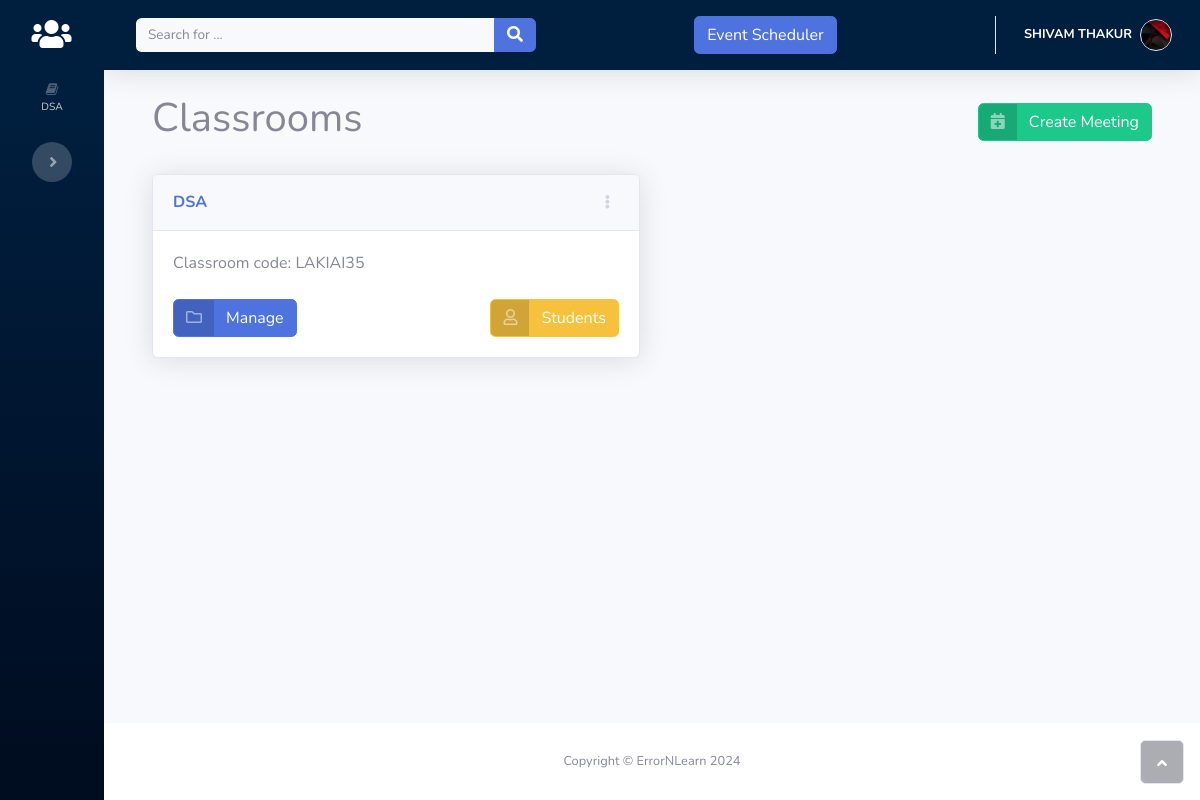
The page /teachers/ (signed in) on the database as committed earlier.
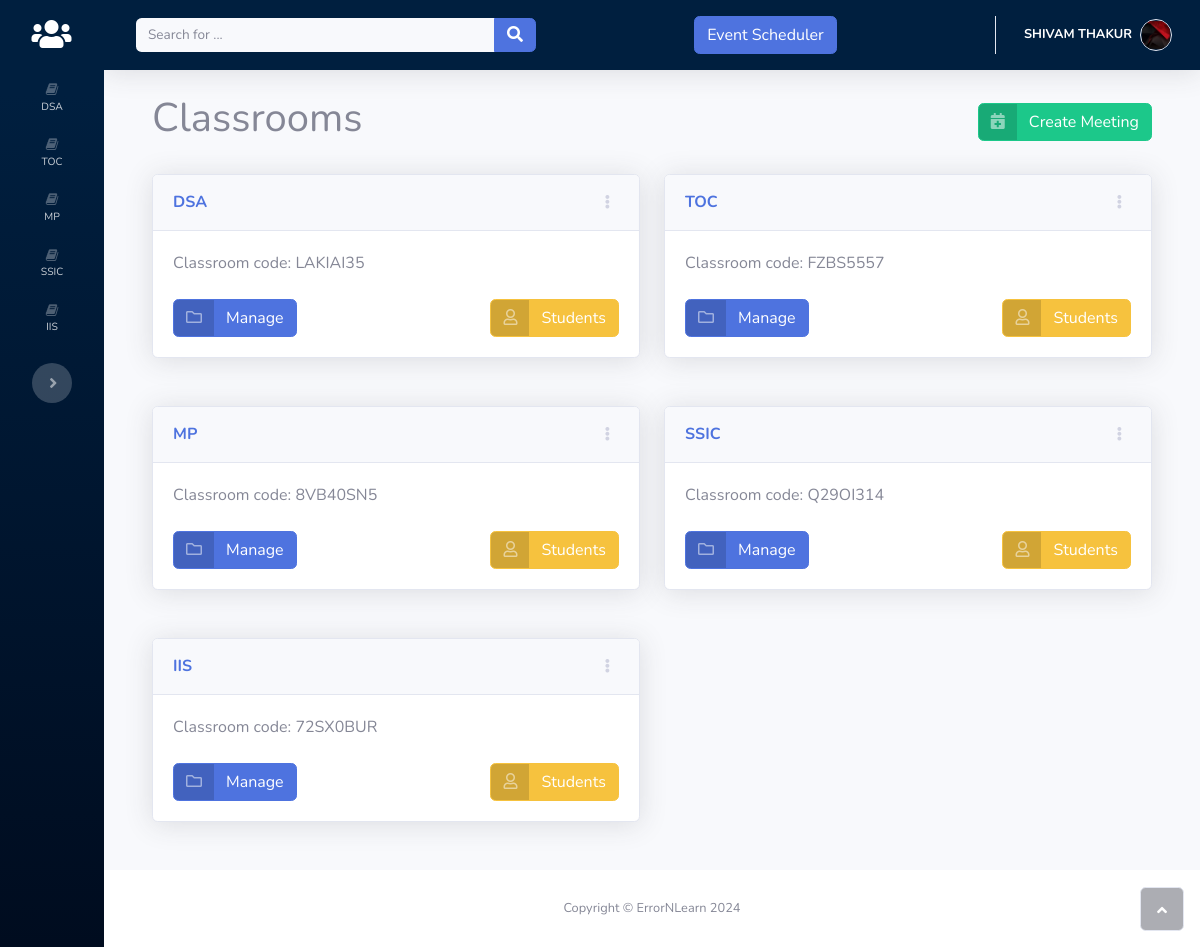
The same page on the database as committed later.
### accounts/models.py (models this page shows, shortened)
class Classroom(models.Model):
    teacher = models.ForeignKey(
        "Teacher",
        on_delete=models.CASCADE,
        blank=False,
        related_name='classrooms')
    subject = models.CharField(
        _("Subject Name"),
        max_length=50,
        blank=False)
    code = models.SlugField(
        _("Subject Code"),
        max_length=10,
        default=random_string,
        unique=True)
    semester = models.PositiveIntegerField(
        blank=False,
        default=1,
        validators=[
            MaxValueValidator(8),
            MinValueValidator(1)
        ]
    )
    created_timestamp = models.DateTimeField(
        default=timezone.now,
        editable=False)
    class Meta:
        verbose_name = _("Classroom")
        verbose_name_plural = _("Classrooms")

### teachers/views.py (the view)
# urls.py: path("", DashboardView.as_view(), name="dashboard"),
class DashboardView(TeacherTestMixin, TemplateView):
    template_name = "teachers/dashboard.html"
    def get_context_data(self, **kwargs):
        context = super().get_context_data(**kwargs)
        context['classrooms'] = self.request.user.teachers.classrooms.all()
        return context

### teachers/mixins.py (called while the page is built)
    def test_func(self):
        return self.request.user.teachers is not None

### teachers/templates/teachers/dashboard.html (shortened to what this page needs)
{% extends 'teachers/base.html' %}
{% block content %}
<div class="container-fluid">
    <div class="row align-items-center mb-4">
        <div class="col">
            <h1>Classrooms</h1>
        </div>
        <div class="col text-right">
            <a class="btn btn-success btn-icon-split float-button" role="button" href="{% url 'teachers:create_meeting' %}">
                <span class="text-white-50 icon"><i class="fas fa-calendar-plus"></i></span>
                <span class="text-white text">Create Meeting</span>
            </a>
        </div>
    </div>
    <div class="row">
        {% for classroom in user.teachers.classrooms.all %}
        <div class="col-md-6 mb-4">
            <div class="card shadow mb-4 classroom-card float-card">
                <div class="card-header d-flex justify-content-between align-items-center">
                    <h6 class="text-primary m-0 font-weight-bold">{{ classroom.subject }}</h6>
                    <div class="dropdown no-arrow">
                        <button class="btn btn-link btn-sm dropdown-toggle" aria-expanded="false" data-toggle="dropdown" type="button">
                            <i class="fas fa-ellipsis-v text-gray-400"></i>
                        </button>
                    </div>
                </div>
                <div class="card-body">
                    <p class="m-0">Classroom code: {{ classroom.code }}<br></p>
                    <br>
                    <div class="row">
                        <div class="col">
                            <a class="btn btn-primary btn-icon-split float-button" role="button" href="{% url 'teachers:classroom_detail' code=classroom.code %}">
                                <span class="text-white-50 icon"><i class="far fa-folder"></i></span>
                                <span class="text-white text">Manage</span>
                            </a>
                        </div>
                        <div class="col text-right">
                            <a class="btn btn-warning btn-icon-split float-button" role="button" href="{% url 'teachers:classroom_students' code=classroom.code %}">
                                <span class="text-white-50 icon"><i class="far fa-user"></i></span>
                                <span class="text-white text">Students</span>
                            </a>
                        </div>
                    </div>
                </div>
            </div>
        </div>
        {% endfor %}
    </div>
</div>
{% endblock content %}

### teachers/templates/teachers/base.html (shortened to what this page needs)
<!DOCTYPE html>
{% load static %}
<html>
<head>
    <link rel="stylesheet" href="{% static 'teachers/bootstrap/css/bootstrap.min.css' %}" />
    <link rel="stylesheet" href="https://use.fontawesome.com/releases/v5.12.0/css/all.css" />
    <link rel="stylesheet" href="https://cdnjs.cloudflare.com/ajax/libs/font-awesome/4.7.0/css/font-awesome.min.css" />
    <link rel="stylesheet" href="{% static 'teachers/fonts/fontawesome5-overrides.min.css' %}" />
</head>
<body id="page-top">
    <div id="wrapper">
        <nav class="navbar navbar-dark align-items-start sidebar sidebar-dark accordion bg-gradient-primary p-0 toggled">
            <div class="container-fluid d-flex flex-column p-0">
                <a class="navbar-brand d-flex justify-content-center align-items-center sidebar-brand m-0" href="{% url 'teachers:dashboard' %}">
                    <div class="sidebar-brand-icon"><i class="fas fa-users"></i></div>
                </a>
                <ul class="navbar-nav text-light" id="accordionSidebar">
                    {% for classrom in user.teachers.classrooms.all %}
                    <li class="nav-item">
                        <a class="nav-link" href="{% url 'teachers:classroom_detail' code=classrom.code %}"><i class="fa fa-book"></i><span>{{ classrom.subject }}</span></a>
                    </li>
                    {% endfor %}
                </ul>
                <div class="text-center d-none d-md-inline">
                    <button class="btn rounded-circle border-0" id="sidebarToggle" type="button"></button>
                </div>
            </div>
        </nav>
        <div class="d-flex flex-column" id="content-wrapper">
            <div id="content">
                <nav class="navbar navbar-light navbar-expand bg-white shadow mb-4 topbar static-top" style="background-color: #001f3f;">
                    <div class="container-fluid">
                        <form class="form-inline d-none d-sm-inline-block mr-auto ml-md-3 my-2 my-md-0 mw-100 navbar-search">
                            <div class="input-group">
                                <input class="bg-light form-control border-0 small" type="text" placeholder="Search for ..." />
                                <div class="input-group-append">
                                    <button class="btn btn-primary py-0" type="button">
                                        <i class="fas fa-search"></i>
                                    </button>
                                </div>
                            </div>
                        </form>
                        <a class="btn btn-primary ml-3" role="button" href="{% url 'teachers:event_list' %}">
                            <span class="text-white">Event Scheduler</span>
                        </a>
                        <ul class="navbar-nav flex-nowrap ml-auto">
                            <li class="nav-item dropdown no-arrow">
                                <div class="nav-item dropdown no-arrow">
                                    <a class="dropdown-toggle nav-link" aria-expanded="false" data-toggle="dropdown" href="#"><span class="d-none d-lg-inline mr-2 text-gray-600 small"><b style="color:#ffffff">{{user.first_name|upper}} {{user.last_name|upper}}</b></span><img class="rounded-circle border img-profile" src="{% static 'teachers/img/avatars/2022-04-21_15-55-27-569_lQA2GHZJMk.png' %}" /></a>
                                </div>
                            </li>
                        </ul>
                    </div>
                </nav>
                <div class="container">
                    {% block content %}{% endblock content %}
                </div>
            </div>
            <footer class="bg-white sticky-footer">
                <div class="container my-auto">
                    <div class="text-center my-auto copyright">
                        <span>Copyright © ErrorNLearn 2024</span>
                    </div>
                </div>
            </footer>
        </div>
        <a class="border rounded d-inline scroll-to-top" href="#page-top"><i class="fas fa-angle-up"></i></a>
    </div>
</body>
</html>

Rows that differ between the two databases and show on the page:
added Classroom: subject "TOC", code "FZBS5557"
added Classroom: subject "MP", code "8VB40SN5"
added Classroom: subject "SSIC", code "Q29OI314"
added Classroom: subject "IIS", code "72SX0BUR"
